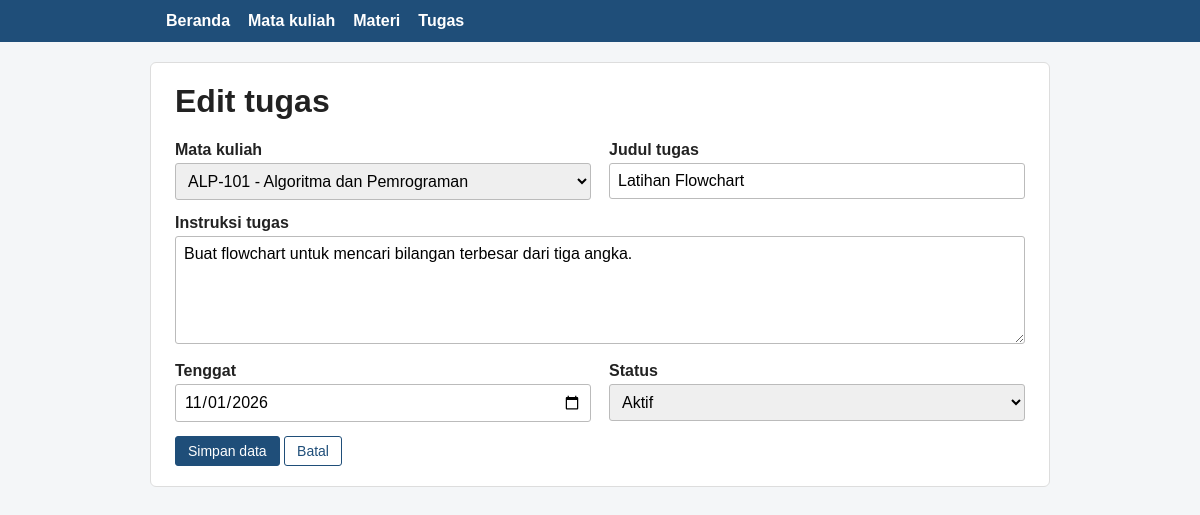
The page /form_tugas.php?id=1 on the database its author committed.
### tables this page shows
CREATE TABLE tugas (
  id INT UNSIGNED AUTO_INCREMENT PRIMARY KEY,
  mata_kuliah_id INT UNSIGNED NOT NULL,
  judul VARCHAR(150) NOT NULL,
  instruksi TEXT NOT NULL,
  tenggat DATE NOT NULL,
  status VARCHAR(20) NOT NULL,
  FOREIGN KEY (mata_kuliah_id) REFERENCES mata_kuliah(id) ON DELETE RESTRICT
);

### koneksi.php (called while the page is built, shortened)
<?php
function e($teks) { return htmlspecialchars((string)$teks, ENT_QUOTES, 'UTF-8'); }
function ambil_id($nilai) {
    $id = filter_var(trim((string)$nilai), FILTER_VALIDATE_INT, ['options' => ['min_range' => 1]]);
    return $id === false ? null : $id;
}
function semua_mk($conn) {
    return $conn->query('SELECT id, kode, nama FROM mata_kuliah ORDER BY nama')->fetch_all(MYSQLI_ASSOC);
}

### form_tugas.php (the view, shortened to what this page needs)
<?php
require 'koneksi.php';
require 'layout.php';
$STATUS = ['Draf', 'Aktif', 'Selesai'];
$src = $_SERVER['REQUEST_METHOD'] === 'POST' ? $_POST : $_GET;
$edit = array_key_exists('id', $src);
$id = null; $lama = null;
if ($edit) {
    $id = ambil_id($src['id']);
    $stmt = $conn->prepare('SELECT mata_kuliah_id, judul, instruksi, tenggat, status FROM tugas WHERE id = ?');
    $stmt->bind_param('i', $id);
    $stmt->execute();
    $lama = $stmt->get_result()->fetch_assoc();
}
$d = $lama ?? ['mata_kuliah_id' => '', 'judul' => '', 'instruksi' => '', 'tenggat' => '', 'status' => 'Draf'];
$errors = [];
$daftar_mk = semua_mk($conn);
?>
<h1><?= $edit ? 'Edit' : 'Tambah' ?> tugas</h1>
<form method="post" action="form_tugas.php" novalidate>
  <div class="grid">
    <div><label for="mk">Mata kuliah</label>
      <select id="mk" name="mata_kuliah_id"><?= opsi_mk($daftar_mk, $d['mata_kuliah_id'], 'Pilih Mata kuliah') ?></select>
      <?= galat($errors, 'mata_kuliah_id') ?></div>
    <div><label for="judul">Judul tugas</label>
      <input type="text" id="judul" name="judul" value="<?= e($d['judul']) ?>"><?= galat($errors, 'judul') ?></div>
    <div class="penuh"><label for="instruksi">Instruksi tugas</label>
      <textarea id="instruksi" name="instruksi" rows="5"><?= e($d['instruksi']) ?></textarea><?= galat($errors, 'instruksi') ?></div>
    <div><label for="tenggat">Tenggat</label>
      <input type="date" id="tenggat" name="tenggat" value="<?= e($d['tenggat']) ?>"><?= galat($errors, 'tenggat') ?></div>
    <div><label for="status">Status</label>
      <select id="status" name="status">
        <?php foreach ($STATUS as $s): ?>
          <option value="<?= e($s) ?>"<?= $d['status'] === $s ? ' selected' : '' ?>><?= e($s) ?></option>
        <?php endforeach; ?>
      </select><?= galat($errors, 'status') ?></div>
  </div>
  <button type="submit" class="tombol utama">Simpan data</button>
  <a class="tombol" href="tugas.php">Batal</a>
</form>

### style.css (style rules this page uses)
* { box-sizing:border-box }
body { font-family:Arial,Helvetica,sans-serif;margin:0;background:#f4f6f8;color:#222 }
h1 { margin-top:0 }
.tombol { display:inline-block;padding:6px 12px;border:1px solid #1f4e79;background:#fff;color:#1f4e79;border-radius:3px;font:inherit;font-size:14px;text-decoration:none;cursor:pointer }
.tombol.utama { background:#1f4e79;color:#fff }
input[type=text],input[type=number],input[type=date],select,textarea { width:100%;padding:8px;border:1px solid #bbb;border-radius:3px;font:inherit }
.grid { display:grid;grid-template-columns:1fr 1fr;gap:14px 18px;margin-bottom:14px }
.penuh { grid-column:1/-1 }
label { font-weight:bold;display:block;margin-bottom:4px }

### rows shown on the page
tugas: judul "Latihan Flowchart", instruksi "Buat flowchart untuk mencari bilangan terbesar dari tiga angka.", tenggat "11/01/2026"

### other values the page prints
form field mata_kuliah_id "ALP-101 - Algoritma dan Pemrograman"
form field status "Aktif"
